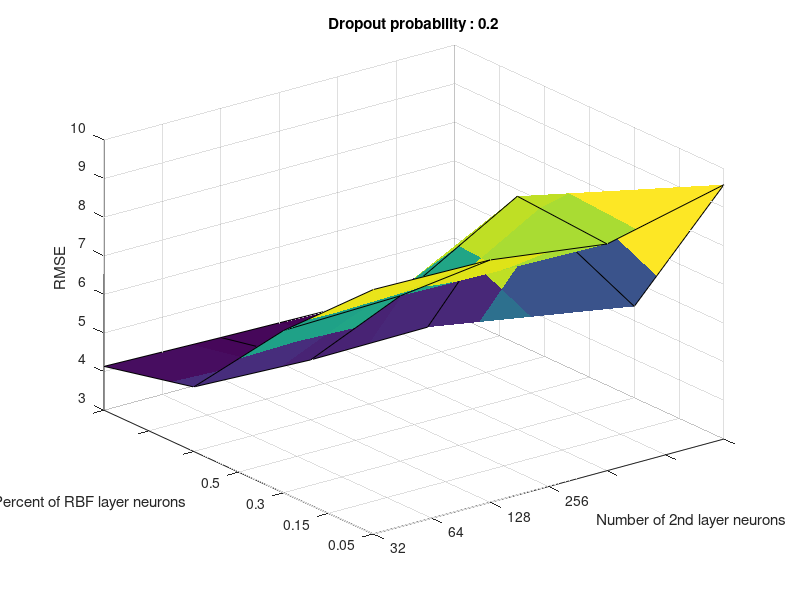
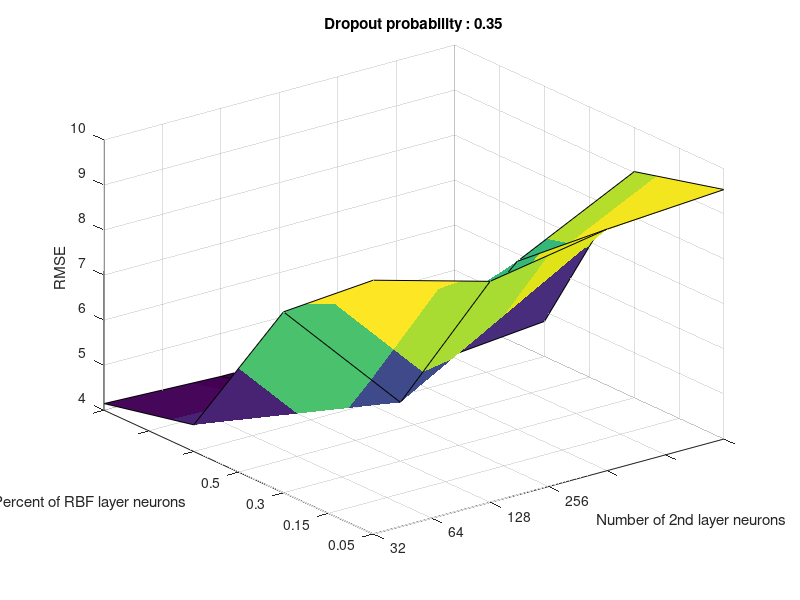
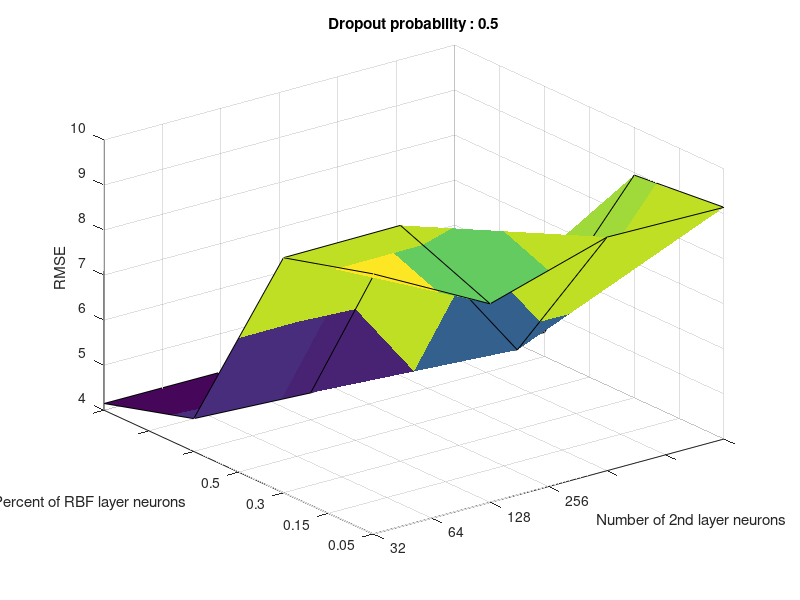

Here is the MATLAB script that generated these plots, in order:
% Konstantinidis Konstantinos
% AEM: 9162
% email: konkonstantinidis@ece.auth.gr
close all; 
clear all;
clc;

% This program plots the RMSE relative to the number of RBF and 2nd layer 
% neurons and the dropout probability

% Load data from txt files
RMSE_p0 = load('RMSE_p_0.txt');
RMSE_p1 = load('RMSE_p_1.txt');
RMSE_p2 = load('RMSE_p_2.txt');
% Each variable maps to a dropout probability {0.2, 0.35, 0.5}
% Each row maps to a percentage of total records as the number of neurons 
% for the RBF layer {0.05, 0.15, 0.3, 0.5}
% Each column maps to a number of neurons for the second layer {32, 64,
% 128, 256}

% Plots
f1 = figure();
surf(RMSE_p0,'FaceColor','TextureMap');
title('Dropout probability : 0.2');
xlabel('Number of 2nd layer neurons');
xticklabels([32 64 128 256]);
ylabel('Percent of RBF layer neurons');
yticklabels([0.05 0.15 0.3 0.5]);
zlabel('RMSE');
saveas(f1,'p0_layers_RMSE.png')

f2 = figure();
surf(RMSE_p1,'FaceColor','TextureMap');
title('Dropout probability : 0.35');
xlabel('Number of 2nd layer neurons');
xticklabels([32 64 128 256]);
ylabel('Percent of RBF layer neurons');
yticklabels([0.05 0.15 0.3 0.5]);
zlabel('RMSE');
saveas(f2,'p1_layers_RMSE.png')

f3 = figure();
surf(RMSE_p2,'FaceColor','TextureMap');
title('Dropout probability : 0.5');
xlabel('Number of 2nd layer neurons');
xticklabels([32 64 128 256]);
ylabel('Percent of RBF layer neurons');
yticklabels([0.05 0.15 0.3 0.5]);
zlabel('RMSE');
saveas(f3,'p2_layers_RMSE.png')